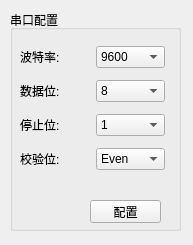
<?xml version="1.0" encoding="UTF-8"?>
<ui version="4.0">
 <class>SettingsDialog</class>
 <widget class="QWidget" name="SettingsDialog">
  <property name="geometry">
   <rect>
    <x>0</x>
    <y>0</y>
    <width>193</width>
    <height>245</height>
   </rect>
  </property>
  <property name="windowTitle">
   <string>串口配置</string>
  </property>
  <widget class="QGroupBox" name="groupBox">
   <property name="geometry">
    <rect>
     <x>10</x>
     <y>10</y>
     <width>171</width>
     <height>221</height>
    </rect>
   </property>
   <property name="title">
    <string>串口配置</string>
   </property>
   <widget class="QWidget" name="">
    <property name="geometry">
     <rect>
      <x>10</x>
      <y>30</y>
      <width>145</width>
      <height>136</height>
     </rect>
    </property>
    <layout class="QVBoxLayout" name="verticalLayout">
     <item>
      <layout class="QHBoxLayout" name="horizontalLayout_2">
       <item>
        <widget class="QLabel" name="label_2">
         <property name="text">
          <string>波特率:   </string>
         </property>
        </widget>
       </item>
       <item>
        <widget class="QComboBox" name="baudCombo">
         <item>
          <property name="text">
           <string>9600</string>
          </property>
         </item>
        </widget>
       </item>
      </layout>
     </item>
     <item>
      <layout class="QHBoxLayout" name="horizontalLayout_3">
       <item>
        <widget class="QLabel" name="label_3">
         <property name="text">
          <string>数据位:</string>
         </property>
        </widget>
       </item>
       <item>
        <widget class="QComboBox" name="dataBitsCombo">
         <item>
          <property name="text">
           <string>8</string>
          </property>
         </item>
        </widget>
       </item>
      </layout>
     </item>
     <item>
      <layout class="QHBoxLayout" name="horizontalLayout_4">
       <item>
        <widget class="QLabel" name="label_4">
         <property name="text">
          <string>停止位:</string>
         </property>
        </widget>
       </item>
       <item>
        <widget class="QComboBox" name="stopBitsCombo">
         <item>
          <property name="text">
           <string>1</string>
          </property>
         </item>
        </widget>
       </item>
      </layout>
     </item>
     <item>
      <layout class="QHBoxLayout" name="horizontalLayout_5">
       <item>
        <widget class="QLabel" name="label_5">
         <property name="text">
          <string>校验位:</string>
         </property>
        </widget>
       </item>
       <item>
        <widget class="QComboBox" name="parityCombo">
         <item>
          <property name="text">
           <string>Even</string>
          </property>
         </item>
        </widget>
       </item>
      </layout>
     </item>
    </layout>
   </widget>
   <widget class="QPushButton" name="applyButton">
    <property name="geometry">
     <rect>
      <x>80</x>
      <y>190</y>
      <width>71</width>
      <height>23</height>
     </rect>
    </property>
    <property name="text">
     <string>配置</string>
    </property>
   </widget>
  </widget>
 </widget>
 <resources/>
 <connections/>
</ui>
